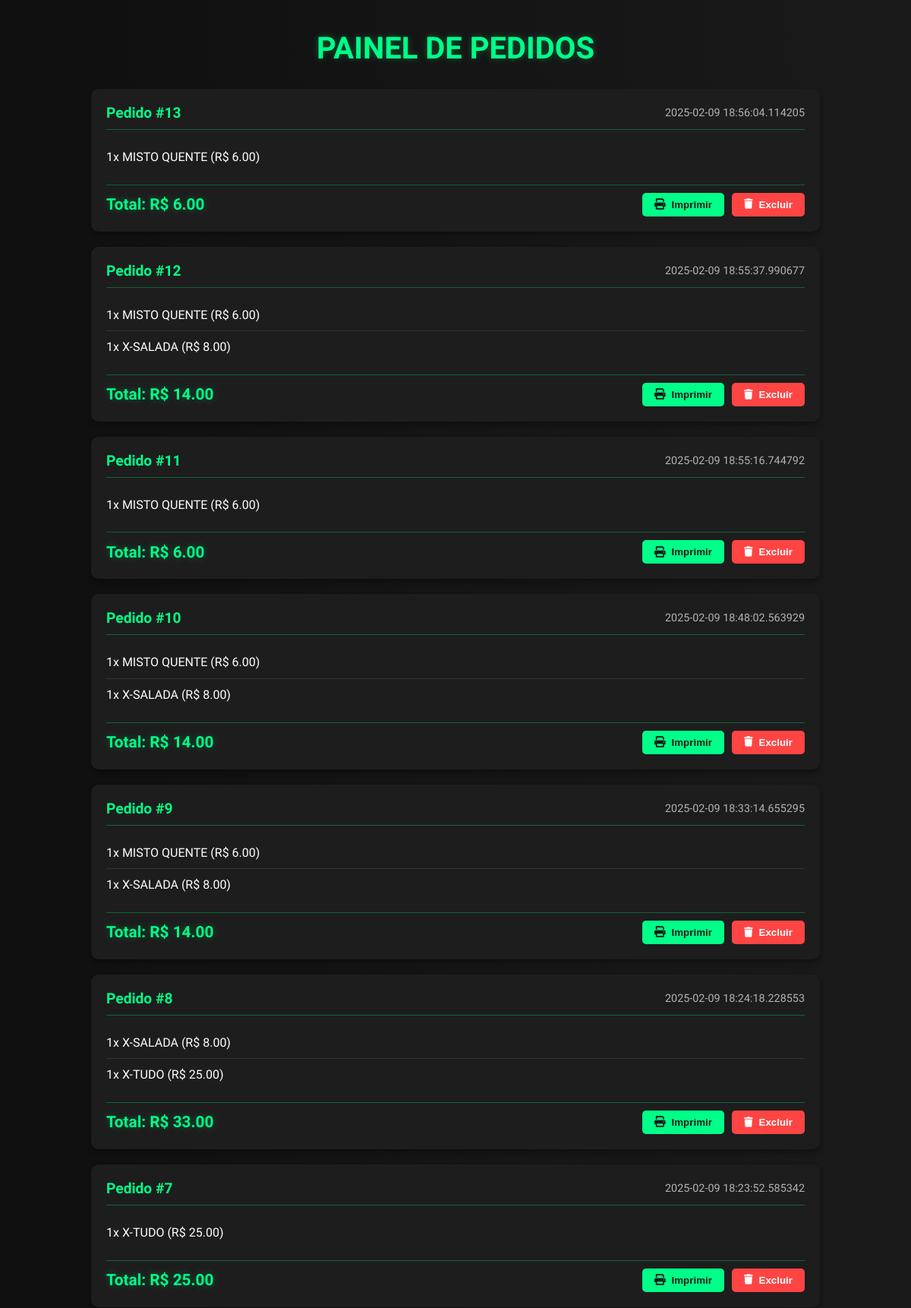
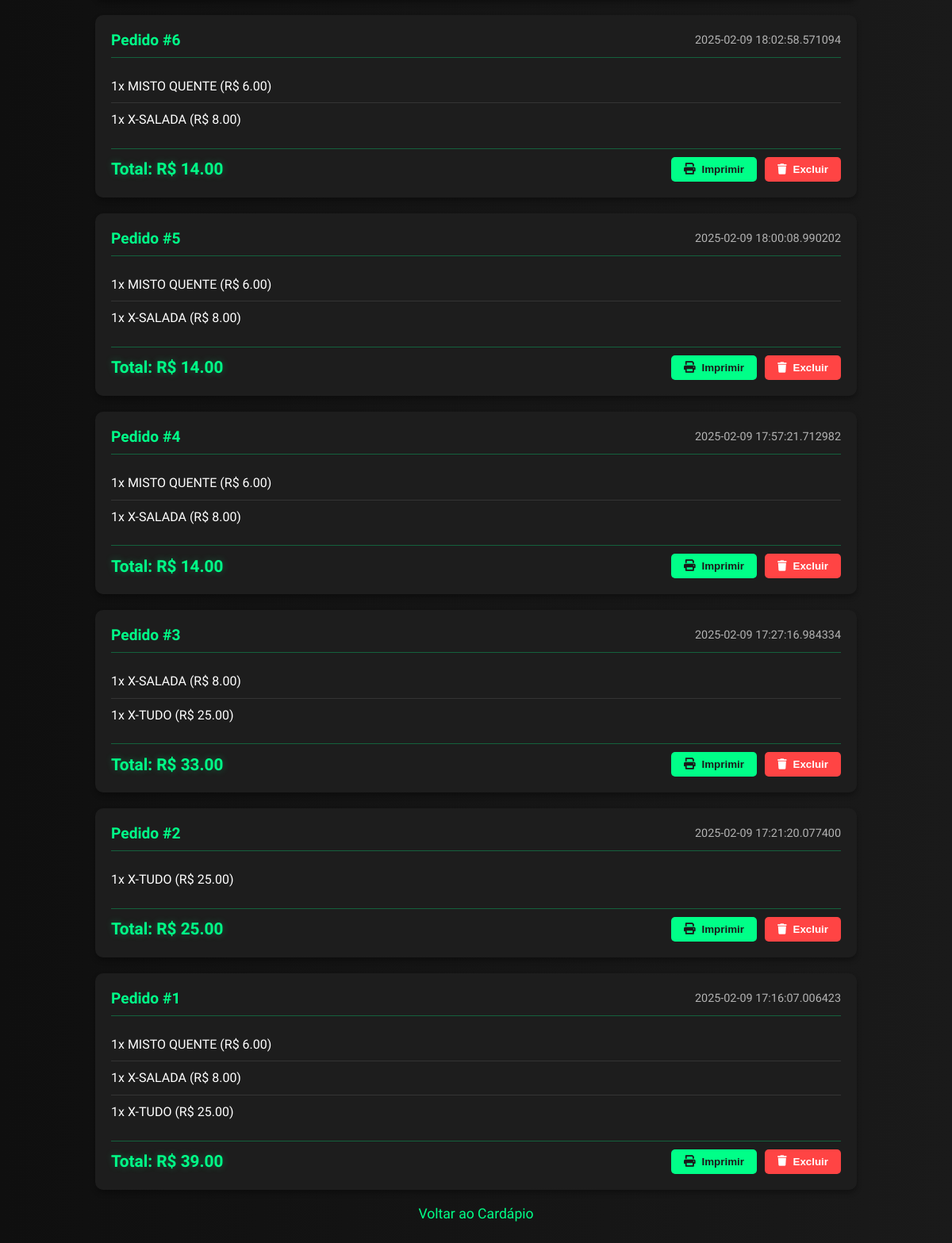
/admin, run on an earlier commit of the app's database (2 pictures, top to bottom).
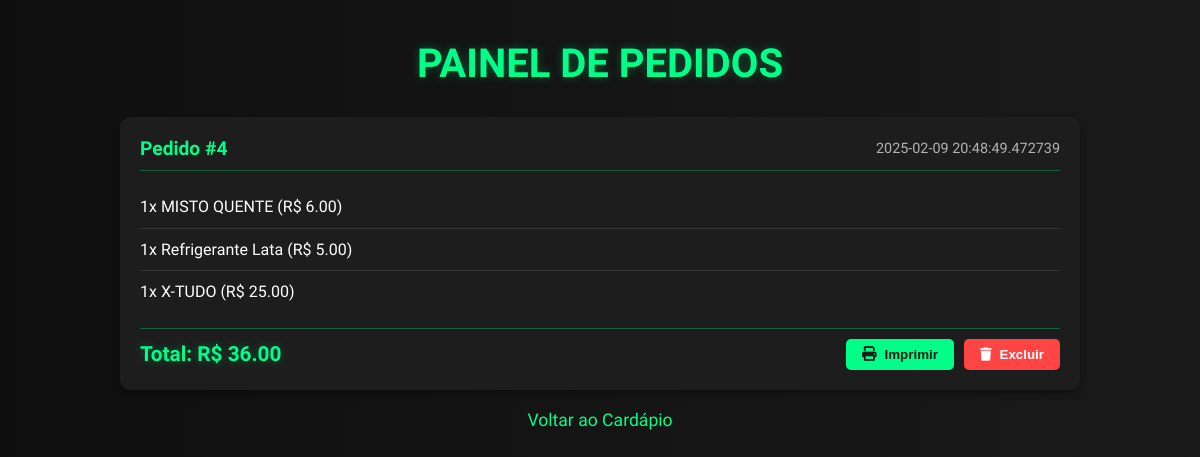
And on a later commit of the database.
### tables this page shows
CREATE TABLE pedidos (
        id INTEGER PRIMARY KEY AUTOINCREMENT,
        data TIMESTAMP NOT NULL,
        valor_total DECIMAL(10,2) NOT NULL
    );

### app.py (the view)
@app.route('/admin')
def admin():
    pedidos = buscar_pedidos()
    return render_template('admin.html', pedidos=pedidos)

### database.py (called while the page is built)
def buscar_pedidos():
    conn = sqlite3.connect('cardapio.db')
    conn.row_factory = sqlite3.Row
    cursor = conn.cursor()
    cursor.execute('''
    SELECT
        p.id,
        p.data,
        p.valor_total,
        GROUP_CONCAT(
            i.quantidade || 'x ' || i.produto || ' (R$ ' ||
            printf('%.2f', i.preco_unitario) || ')'
            , ' | '
        ) as items_list
    FROM pedidos p
    LEFT JOIN itens_pedido i ON p.id = i.pedido_id
    GROUP BY p.id
    ORDER BY p.data DESC
    ''')
    pedidos = cursor.fetchall()
    conn.close()
    return [dict(row) for row in pedidos]

### templates/admin.html (shortened to what this page needs)
<!DOCTYPE html>
<html lang="pt-BR">
<head>
    <link rel="stylesheet" href="/static/css/styles.css">
    <link rel="stylesheet" href="https://cdnjs.cloudflare.com/ajax/libs/font-awesome/6.0.0/css/all.min.css">
</head>
<body>
    <div class="area">
        <div class="admin-container">
            <h1>Painel de Pedidos</h1>
            <div class="pedidos-list">
                {% if pedidos %}
                    {% for pedido in pedidos %}
                    <div class="pedido-card" data-id="{{ pedido.id }}">
                        <div class="pedido-header">
                            <span class="pedido-id">Pedido #{{ pedido.id }}</span>
                            <span class="pedido-data">{{ pedido.data }}</span>
                        </div>
                        <div class="pedido-items">
                            {% if pedido.items_list %}
                                {% for item in pedido.items_list.split(' | ') %}
                                    <div class="pedido-item">{{ item }}</div>
                                {% endfor %}
                            {% else %}
                                <div class="pedido-item">Sem itens</div>
                            {% endif %}
                        </div>
                        <div class="pedido-footer">
                            <span class="pedido-total">Total: R$ {{ "%.2f"|format(pedido.valor_total) }}</span>
                            <div class="pedido-acoes">
                                <button class="imprimir-btn" onclick="imprimirPedido({{ pedido.id }}, this.closest('.pedido-card'))">
                                    <i class="fas fa-print"></i> Imprimir
                                </button>
                                <button class="excluir-btn" onclick="excluirPedido({{ pedido.id }}, this.closest('.pedido-card'))">
                                    <i class="fas fa-trash"></i> Excluir
                                </button>
                            </div>
                        </div>
                    </div>
                    {% endfor %}
                {% else %}
                    <p class="no-pedidos">Nenhum pedido realizado ainda.</p>
                {% endif %}
            </div>
            <a href="/" class="voltar-btn">Voltar ao Cardápio</a>
        </div>
    </div>
</body>
</html>

### static/css/styles.css (style rules this page uses)
* { margin: 0px; padding: 0px; box-sizing: border-box; }
body { font-family: 'Exo', sans-serif; }
.area { background: #1a1a1a; background: linear-gradient(to right, #0f0f0f, #1a1a1a); width: 100%; min-height: 100vh; padding: 20px; }
.voltar-btn { display: block; text-align: center; color: #00ff88; text-decoration: none; margin-top: 20px; font-size: 1.1em; }
.admin-container { max-width: 1000px; margin: 0 auto; padding: 20px; }
.admin-container h1 { color: #00ff88; text-align: center; margin-bottom: 30px; font-size: 2.5em; text-transform: uppercase; text-shadow: 0 0 10px rgba(0, 255, 136, 0.3); }
.pedidos-list { display: grid; gap: 20px; }
.pedido-card { background: rgba(30, 30, 30, 0.95); border-radius: 10px; padding: 20px; box-shadow: 0 4px 6px rgba(0, 0, 0, 0.3); animation: none; }
.pedido-header { display: flex; justify-content: space-between; align-items: center; margin-bottom: 15px; padding-bottom: 10px; border-bottom: 1px solid rgba(0, 255, 136, 0.3); }
.pedido-id { color: #00ff88; font-size: 1.2em; font-weight: bold; }
.pedido-data { color: #b3b3b3; font-size: 0.9em; }
.pedido-items { color: #ffffff; margin-bottom: 15px; line-height: 1.6; }
.pedido-item { padding: 8px 0; border-bottom: 1px solid rgba(255, 255, 255, 0.1); }
.pedido-item:last-child { border-bottom: none; }
.pedido-footer { display: flex; justify-content: space-between; align-items: center; padding-top: 10px; border-top: 1px solid rgba(0, 255, 136, 0.3); }
.imprimir-btn { background: #00ff88; color: #1a1a1a; border: none; padding: 8px 16px; border-radius: 5px; font-weight: bold; cursor: pointer; transition: all 0.3s; display: flex; align-items: center; gap: 8px; }
.imprimir-btn i { font-size: 1.1em; }
.pedido-total { color: #00ff88; font-size: 1.3em; font-weight: bold; text-shadow: 0 0 10px rgba(0, 255, 136, 0.3); }
.pedido-acoes { display: flex; gap: 10px; align-items: center; }
.excluir-btn { background: #ff4444; color: white; border: none; padding: 8px 16px; border-radius: 5px; font-weight: bold; cursor: pointer; transition: all 0.3s; display: flex; align-items: center; gap: 8px; }

What changed in the data, as far as the page shows it:
removed pedidos: id "13", data "2025-02-09 18:56:04.114205", item "1x MISTO QUENTE (R$ 6.00)", valor_total "6.00"
removed pedidos: id "12", data "2025-02-09 18:55:37.990677", item "1x MISTO QUENTE (R$ 6.00)" "1x X-SALADA (R$ 8.00)", valor_total "14.00"
removed pedidos: id "11", data "2025-02-09 18:55:16.744792", item "1x MISTO QUENTE (R$ 6.00)", valor_total "6.00"
removed pedidos: id "10", data "2025-02-09 18:48:02.563929", item "1x MISTO QUENTE (R$ 6.00)" "1x X-SALADA (R$ 8.00)", valor_total "14.00"
removed pedidos: id "9", data "2025-02-09 18:33:14.655295", item "1x MISTO QUENTE (R$ 6.00)" "1x X-SALADA (R$ 8.00)", valor_total "14.00"
removed pedidos: id "8", data "2025-02-09 18:24:18.228553", item "1x X-SALADA (R$ 8.00)" "1x X-TUDO (R$ 25.00)", valor_total "33.00"
removed pedidos: id "7", data "2025-02-09 18:23:52.585342", item "1x X-TUDO (R$ 25.00)", valor_total "25.00"
removed pedidos: id "6", data "2025-02-09 18:02:58.571094", item "1x MISTO QUENTE (R$ 6.00)" "1x X-SALADA (R$ 8.00)", valor_total "14.00"
removed pedidos: id "5", data "2025-02-09 18:00:08.990202", item "1x MISTO QUENTE (R$ 6.00)" "1x X-SALADA (R$ 8.00)", valor_total "14.00"
removed pedidos: id "3", data "2025-02-09 17:27:16.984334", item "1x X-SALADA (R$ 8.00)" "1x X-TUDO (R$ 25.00)", valor_total "33.00"
removed pedidos: id "2", data "2025-02-09 17:21:20.077400", item "1x X-TUDO (R$ 25.00)", valor_total "25.00"
removed pedidos: id "1", data "2025-02-09 17:16:07.006423", item "1x MISTO QUENTE (R$ 6.00)" "1x X-SALADA (R$ 8.00)" "1x X-TUDO (R$ 25.00)", valor_total "39.00"
changed pedidos id 4: data "2025-02-09 17:57:21.712982" → "2025-02-09 20:48:49.472739"; valor_total "14.00" → "36.00"
Also different on the page:
new list line: "1x Refrigerante Lata (R$ 5.00)"
new list line: "1x X-TUDO (R$ 25.00)"
list line gone: "1x X-SALADA (R$ 8.00)"
